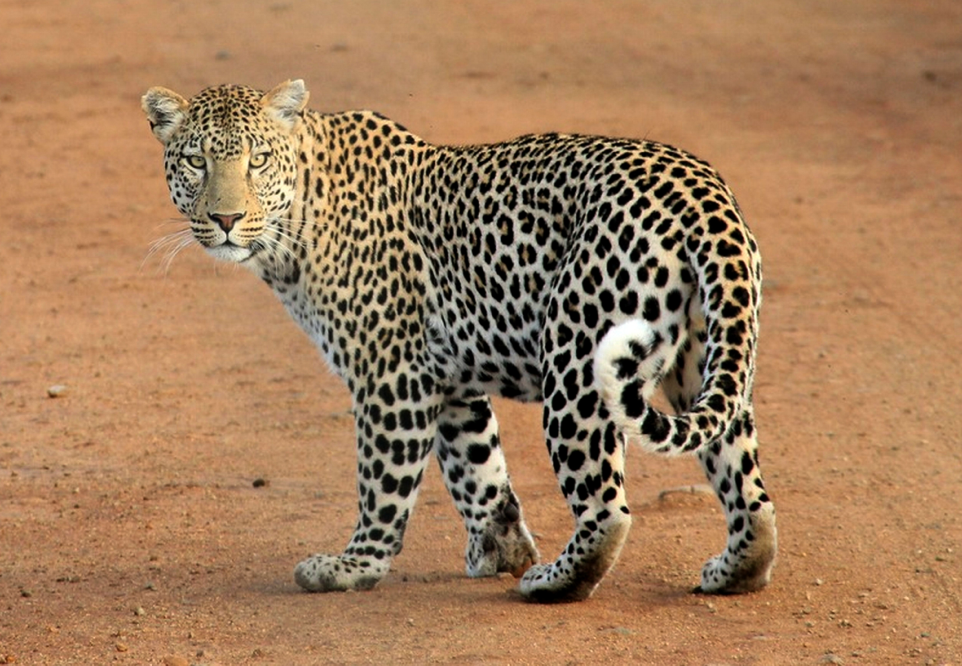
#> input picture Session 1/code/images/leo_hr.jpg, 4810 x 3326 px (shown at 1/5 size)
$ python 'Converting an image to grayscale.py'
#> lines starting #> are read from the running program, lines starting #| are printed output that depends on the picture
import cv2

# Read an image in color format
img_color = cv2.imread('images/leo_hr.jpg')
#> img_color is the input picture: shape (3326, 4810, 3); mean B, G, R 91.2, 125.3, 162.7
cv2.namedWindow("Output", cv2.WINDOW_NORMAL)
# img_resized = cv2.resize(img_color, (300,300))
# Convert the image to grayscale
img_gray = cv2.cvtColor(img_color, cv2.COLOR_BGR2GRAY)
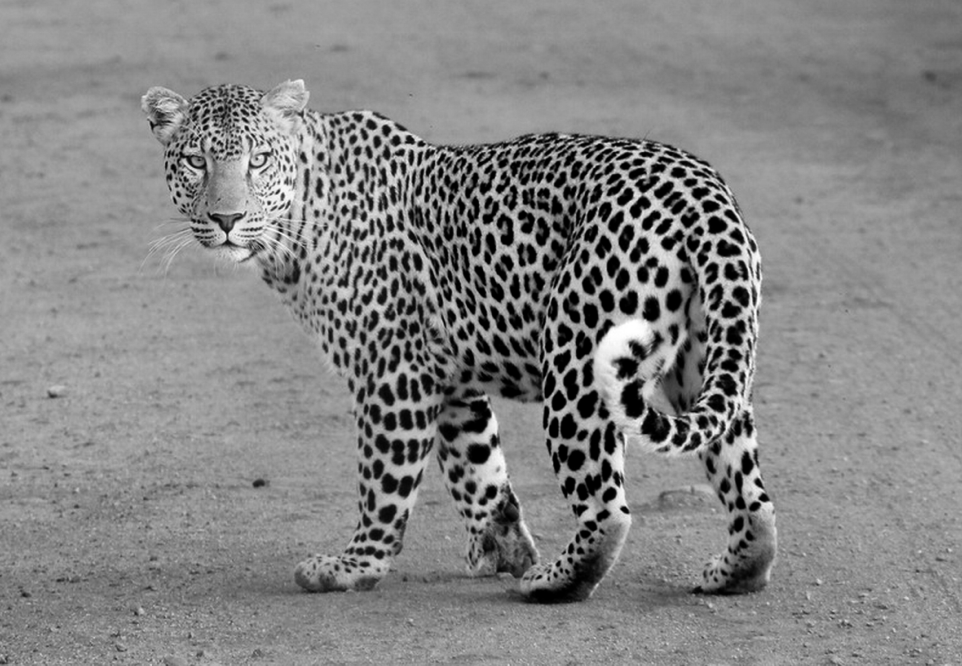
#> img_gray: shape (3326, 4810) (shown at 1/5 size); min 0, max 255, mean 132.6

cv2.imshow("Output", img_color)
cv2.imshow("gray", img_gray)


cv2.waitKey(0)
